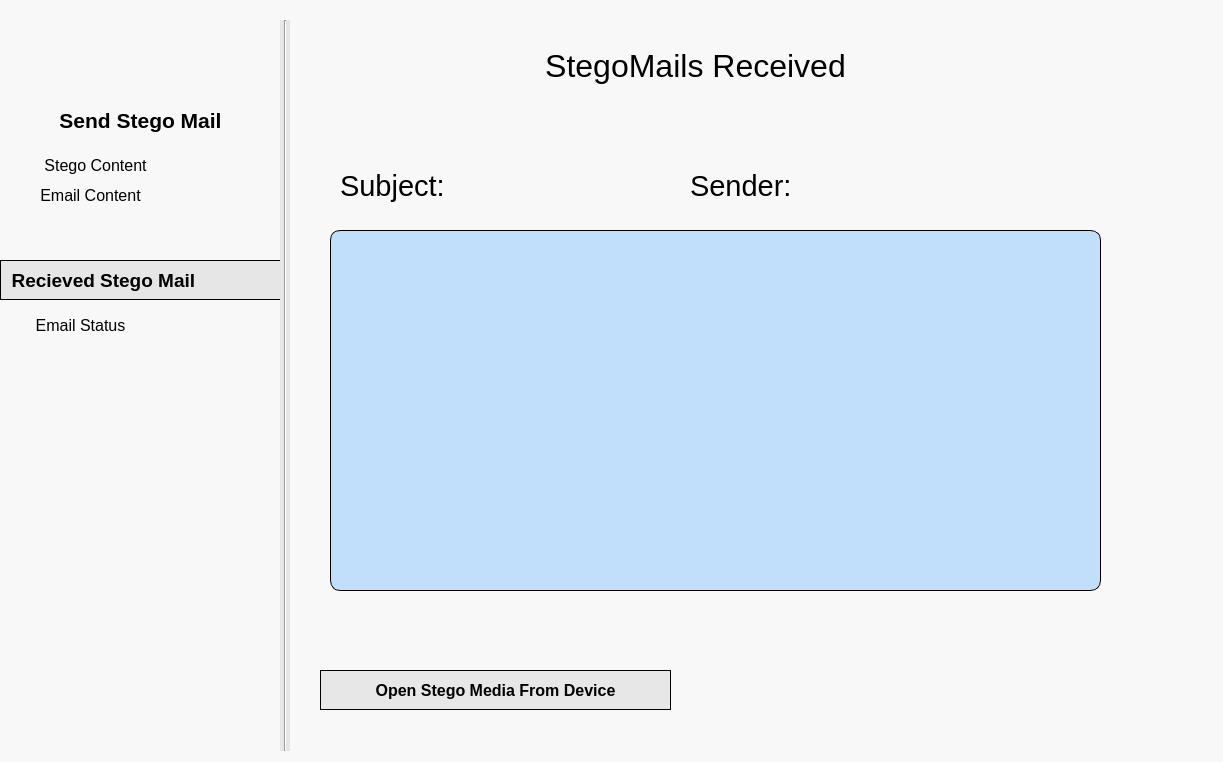
<?xml version="1.0" encoding="UTF-8"?>
<ui version="4.0">
 <class>Dialog</class>
 <widget class="QDialog" name="Dialog">
  <property name="enabled">
   <bool>true</bool>
  </property>
  <property name="geometry">
   <rect>
    <x>0</x>
    <y>0</y>
    <width>1223</width>
    <height>762</height>
   </rect>
  </property>
  <property name="windowTitle">
   <string>Dialog</string>
  </property>
  <property name="styleSheet">
   <string notr="true">
background-color: rgb(248, 248, 248);</string>
  </property>
  <widget class="QLabel" name="txtTitle">
   <property name="geometry">
    <rect>
     <x>460</x>
     <y>40</y>
     <width>471</width>
     <height>51</height>
    </rect>
   </property>
   <property name="font">
    <font>
     <pointsize>24</pointsize>
    </font>
   </property>
   <property name="text">
    <string>StegoMails Received</string>
   </property>
   <property name="alignment">
    <set>Qt::AlignCenter</set>
   </property>
  </widget>
  <widget class="QLabel" name="label_2">
   <property name="geometry">
    <rect>
     <x>340</x>
     <y>160</y>
     <width>141</width>
     <height>51</height>
    </rect>
   </property>
   <property name="font">
    <font>
     <pointsize>22</pointsize>
    </font>
   </property>
   <property name="text">
    <string>Subject:</string>
   </property>
  </widget>
  <widget class="QListWidget" name="lwEmails">
   <property name="geometry">
    <rect>
     <x>330</x>
     <y>230</y>
     <width>771</width>
     <height>361</height>
    </rect>
   </property>
   <property name="font">
    <font>
     <pointsize>16</pointsize>
    </font>
   </property>
   <property name="styleSheet">
    <string notr="true">QListWidget#lwEmails{
background-color: rgba(138, 198, 253,0.5);
border-radius:10px;
border: 0.5px solid #000000;
}


 QListWidget#lwEmails::item {
margin:0px 0px 2px 0px;
border: 5px solid #000000;
    }

QListWidget#lwEmails::item:hover {
margin: 0px 0px 2px 0px;
border: 5px solid rgb(255,255,255);
background-color: rgb(138, 198, 253);
}

</string>
   </property>
  </widget>
  <widget class="QPushButton" name="btnUploadStego">
   <property name="geometry">
    <rect>
     <x>320</x>
     <y>670</y>
     <width>351</width>
     <height>40</height>
    </rect>
   </property>
   <property name="font">
    <font>
     <pointsize>12</pointsize>
     <weight>75</weight>
     <bold>true</bold>
    </font>
   </property>
   <property name="styleSheet">
    <string notr="true">background-color: rgb(231, 231, 231);
color: black;
border: 0.5px solid #000000;
</string>
   </property>
   <property name="text">
    <string>Open Stego Media From Device</string>
   </property>
  </widget>
  <widget class="QPushButton" name="btnEncryption">
   <property name="geometry">
    <rect>
     <x>20</x>
     <y>100</y>
     <width>241</width>
     <height>40</height>
    </rect>
   </property>
   <property name="font">
    <font>
     <pointsize>16</pointsize>
     <weight>75</weight>
     <bold>true</bold>
    </font>
   </property>
   <property name="autoFillBackground">
    <bool>false</bool>
   </property>
   <property name="styleSheet">
    <string notr="true">color:black;
box-shadow: none;
border-style:flat;
text-align: center;
</string>
   </property>
   <property name="text">
    <string>Send Stego Mail</string>
   </property>
  </widget>
  <widget class="QPushButton" name="btnDecryption">
   <property name="geometry">
    <rect>
     <x>0</x>
     <y>260</y>
     <width>281</width>
     <height>40</height>
    </rect>
   </property>
   <property name="font">
    <font>
     <pointsize>14</pointsize>
     <weight>75</weight>
     <bold>true</bold>
    </font>
   </property>
   <property name="layoutDirection">
    <enum>Qt::LeftToRight</enum>
   </property>
   <property name="autoFillBackground">
    <bool>false</bool>
   </property>
   <property name="styleSheet">
    <string notr="true">color:black;
box-shadow: none;
border-style:flat;
text-align: left;
border: 0.5px solid #000000;
background-color: rgb(230, 230, 230);</string>
   </property>
   <property name="text">
    <string>  Recieved Stego Mail</string>
   </property>
  </widget>
  <widget class="QPushButton" name="btnStegoContent">
   <property name="geometry">
    <rect>
     <x>20</x>
     <y>150</y>
     <width>151</width>
     <height>31</height>
    </rect>
   </property>
   <property name="font">
    <font>
     <pointsize>12</pointsize>
     <weight>50</weight>
     <bold>false</bold>
    </font>
   </property>
   <property name="autoFillBackground">
    <bool>false</bool>
   </property>
   <property name="styleSheet">
    <string notr="true">color:black;
box-shadow: none;
border-style:flat;
text-align: center;
</string>
   </property>
   <property name="text">
    <string>Stego Content</string>
   </property>
  </widget>
  <widget class="QPushButton" name="btnEmailContent">
   <property name="geometry">
    <rect>
     <x>20</x>
     <y>180</y>
     <width>141</width>
     <height>31</height>
    </rect>
   </property>
   <property name="font">
    <font>
     <pointsize>12</pointsize>
     <weight>50</weight>
     <bold>false</bold>
    </font>
   </property>
   <property name="autoFillBackground">
    <bool>false</bool>
   </property>
   <property name="styleSheet">
    <string notr="true">color:black;
box-shadow: none;
border-style:flat;
text-align: center;
</string>
   </property>
   <property name="text">
    <string>Email Content</string>
   </property>
  </widget>
  <widget class="QPushButton" name="btnEmailStatus">
   <property name="geometry">
    <rect>
     <x>20</x>
     <y>310</y>
     <width>121</width>
     <height>31</height>
    </rect>
   </property>
   <property name="font">
    <font>
     <pointsize>12</pointsize>
     <weight>50</weight>
     <bold>false</bold>
    </font>
   </property>
   <property name="autoFillBackground">
    <bool>false</bool>
   </property>
   <property name="styleSheet">
    <string notr="true">color:black;
box-shadow: none;
border-style:flat;
text-align: center;
</string>
   </property>
   <property name="text">
    <string>Email Status</string>
   </property>
  </widget>
  <widget class="Line" name="line">
   <property name="geometry">
    <rect>
     <x>280</x>
     <y>20</y>
     <width>10</width>
     <height>731</height>
    </rect>
   </property>
   <property name="styleSheet">
    <string notr="true">background-color: rgb(230, 230, 230);
</string>
   </property>
   <property name="orientation">
    <enum>Qt::Vertical</enum>
   </property>
  </widget>
  <widget class="QLabel" name="label_3">
   <property name="geometry">
    <rect>
     <x>690</x>
     <y>160</y>
     <width>151</width>
     <height>51</height>
    </rect>
   </property>
   <property name="font">
    <font>
     <pointsize>22</pointsize>
    </font>
   </property>
   <property name="text">
    <string>Sender:</string>
   </property>
  </widget>
 </widget>
 <resources>
  <include location="../../../../ATIYA AMG/Downloads/backgroungImg.qrc"/>
 </resources>
 <connections/>
</ui>
